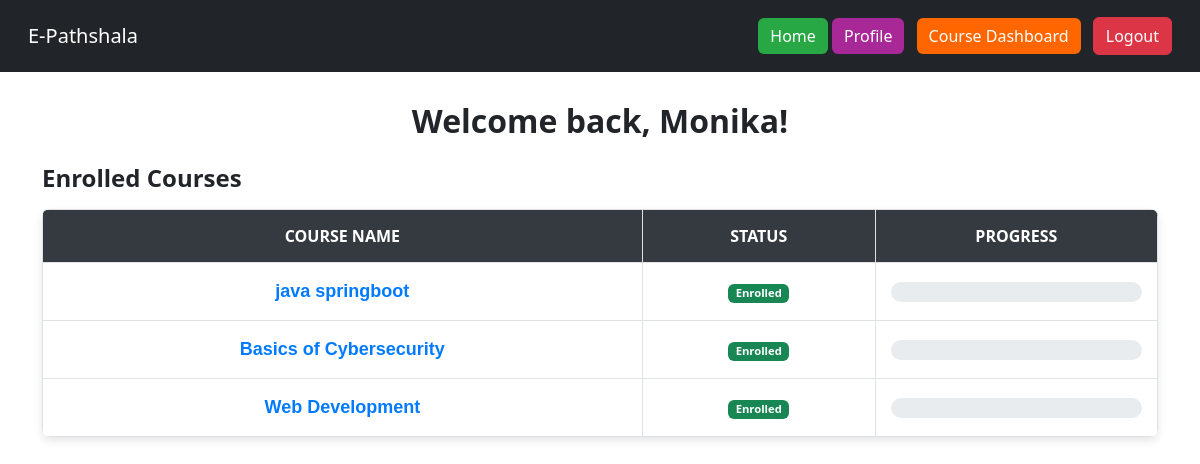
The page /dashboard (signed in) on the database its author committed.
### app/models.py (models this page shows, shortened)
class User(db.Model):
    __tablename__ = 'user'  # Corrected tablename
    id = db.Column(db.Integer, primary_key=True)
    username = db.Column(db.String(80), unique=True, nullable=False)
    password_hash = db.Column(db.String(128), nullable=False)
    is_instructor = db.Column(db.Boolean, default=False, nullable=False)
    enrollments = db.relationship('Enrollment', back_populates='student')
    posts = db.relationship('Post', backref='author', lazy='dynamic')

class Course(db.Model):
    __tablename__ = 'course'  # Added tablename for clarity
    id = db.Column(db.Integer, primary_key=True)
    title = db.Column(db.String(100), nullable=False)
    description = db.Column(db.String(255), nullable=True)
    video_url = db.Column(db.String(500))
    instructor_id = db.Column(db.Integer, db.ForeignKey('user.id'), nullable=False)
    instructor = db.relationship('User', backref='courses')
    enrollments = db.relationship('Enrollment', back_populates='course', cascade="all, delete-orphan")
    assessments = db.relationship('Assessment', backref='course', lazy='dynamic', cascade="all, delete-orphan")
    forums = db.relationship('Forum', backref='course', lazy='dynamic', cascade="all, delete-orphan")

### app/routes.py (the view)
@main.route('/dashboard')
def dashboard():
    if 'user_id' not in session:
        flash("Please log in to view this page.")
        return redirect(url_for('main.login'))
    user = User.query.get(session['user_id'])
    if user is None:
        flash('User not found. Please log in again.')
        return redirect(url_for('main.login'))
    if user.is_instructor:
        courses = Course.query.filter_by(instructor_id=user.id).all()
        total_courses = len(courses)
        student_ids = set()
        total_enrollments = 0
        for course in courses:
            enrollments = Enrollment.query.filter_by(course_id=course.id).all()
            total_enrollments += len(enrollments)
            for enrollment in enrollments:
                student_ids.add(enrollment.student_id)
        total_students = len(student_ids)
        return render_template(
            'instructor_dashboard.html',
            user=user,
            courses=courses,
            total_students=total_students,
            total_courses=total_courses,
            total_enrollments=total_enrollments
        )
    else:
        courses_data = [(enrollment.course, enrollment.progress) for enrollment in user.enrollments]
        available_courses = Course.query.filter(Course.id.notin_([en.course_id for en in user.enrollments])).all()
        return render_template(
            'student_dashboard.html',
            user=user,
            courses=courses_data,
            available_courses=available_courses
        )
    return render_template(template, user=user, courses=courses)

### app/templates/student_dashboard.html (shortened to what this page needs)
<!DOCTYPE html>
<html lang="en">
<head>
    <link href="https://cdn.jsdelivr.net/npm/bootstrap@5.3.0/dist/css/bootstrap.min.css" rel="stylesheet">
</head>
<body>
    <nav class="navbar navbar-dark bg-dark p-3">
        <div class="container-fluid">
            <a class="navbar-brand" href="#">E-Pathshala</a>
            <div>
                <a href="/" class="btn btn-primary">Home</a>
                <a class="btn btn-profile me-2" href="{{ url_for('main.profile') }}">Profile</a>
                <a class="btn btn-course-dashboard me-2" href="{{ url_for('main.course_dashboard') }}">Course Dashboard</a>
                <a href="/logout" class="btn btn-danger">Logout</a>
            </div>
        </div>
    </nav>
    {% block content %}
    <div class="container">
        <h2 class="text-center mb-4">Welcome back, {{ user.username }}!</h2>
        <div>
            <h4 class="mb-3">Enrolled Courses</h4>
            <table class="table table-bordered text-center">
                <thead>
                    <tr>
                        <th>Course Name</th>
                        <th>Status</th>
                        <th>Progress</th>
                    </tr>
                </thead>
                <tbody>
                    {% for course, progress in courses %}
                    <tr>
                        <td>
                            <a href="{{ url_for('main.course_detail', course_id=course.id) }}" class="course-name">
                              {{ course.title }}
                            </a>
                        </td>
                        <td><span class="badge bg-success">Enrolled</span></td>
                        <td>
                            <div class="progress">
                            </div>
                        </td>
                    </tr>
                    {% else %}
                    <tr><td colspan="3">No enrolled courses.</td></tr>
                    {% endfor %}
                </tbody>
            </table>
        </div>
    </div>
    {% endblock %}
</body>
</html>

### app/templates/student_dashboard.html (style rules this page uses)
.navbar .btn-primary { background-color: #28a745; border: none; }
.navbar .btn-profile { background-color: #a72896; border: none; color: white; }
.navbar .btn-course-dashboard { background-color: #ff6600; border: none; color: white; }
.table { box-shadow: 0px 4px 8px rgba(0, 0, 0, 0.1); border-radius: 8px; overflow: hidden; }
.table th { background-color: #343a40 !important; color: white; text-transform: uppercase; font-size: 16px; padding: 14px; }
.table td { padding: 15px; font-size: 15px; vertical-align: middle; }
.progress { height: 20px; border-radius: 10px; background-color: #e9ecef; }
.course-name { font-family: 'Poppins', sans-serif; font-size: 18px; font-weight: bold; color: #007bff; text-decoration: none; }
.container { margin-top: 30px; }
h2, h4 { font-weight: bold; }

### rows shown on the page
User: username "Monika"
Course: title "java springboot"
Course: title "Basics of Cybersecurity"
Course: title "Web Development"
